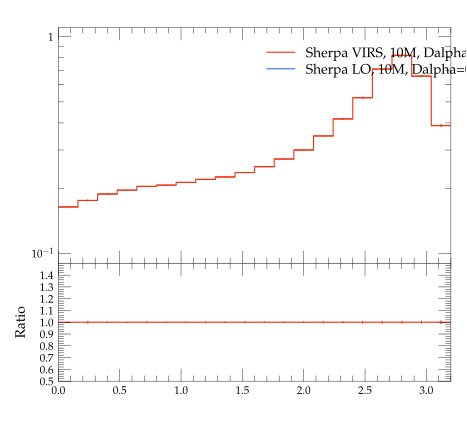

Here is the Python script that generated this plot:
#! /usr/bin/env python

# This Python script was auto-generated using YODA v2.0.0.
# Analysis object: /evtb/cutEg_tjg_dphi
# Timestamp: 16-04-2024 (10:08:55)

import matplotlib as mpl
import matplotlib.pyplot as plt
mpl.use('Agg') # comment out for interactive use
import os
import numpy as np

plotDir = os.path.split(os.path.realpath(__file__))[0]
if 'YODA_USER_PLOT_PATH' in globals():
    plot_outdir = globals()['YODA_USER_PLOT_PATH']
else:
    plot_outdir = plotDir

#plot style
plt.style.use(os.path.join(plotDir, '../default.mplstyle'))
# plot metadata
figW, figH = plt.rcParams['figure.figsize']
ax_xLabel = r''
ax_yLabel = r''
ax_title  = r''
ax_xScale = 'linear'
ax_yScale = 'log'
xLims = (0.0, 3.2)
yLims = (0.09000000000000001, 1.1)

# TeX-friendly labels for the legend
labels = [ r"Sherpa VIRS, 10M, Dalpha=0.01", r"Sherpa LO, 10M, Dalpha=0.01" ]

# Create figure and axis objects
fig, (ax, ratio0_ax) = plt.subplots(2, 1, sharex=True,
                  figsize=(figW,figH), gridspec_kw={'height_ratios': (2, 1)})
ratio0_ax.yaxis.set_major_locator(mpl.ticker.MultipleLocator(0.1))
ratio0_ax.set_ylim(0.5, 1.4999)
ratio0_ax.set_ylabel('Ratio')

# LineColor map: curve index -> color
linecolors = {0: '#EE3311', 1: '#3366FF'}
# the numerical data is stored in a separate file
dataf = dict()
prefix = os.path.split(__file__)[0]
if prefix:    prefix = prefix + '/'
exec(open(prefix+'cutEg_tjg_dphi__data.py').read(), dataf)


legend_handles = [] # keep track of handles for the legend

# style options for curves
# starts at zorder>=5 to draw curve on top of legend
styles = {
  'curve0': {
    'color' : linecolors[0],
    'linestyle' : '-',
    'marker' : 'o',
    'zorder' : 5,
    'histstyle' : True,
  },
  'curve1': {
    'color' : linecolors[1],
    'linestyle' : '-',
    'marker' : 'o',
    'zorder' : 6,
    'histstyle' : True,
  },
}
# curve from input yoda files in main panel
for label in dataf['yvals'].keys():
    if all(np.isnan(v) for v in dataf['yvals'][label]):
        continue
    tmp = None
    if styles[label]['histstyle']: # draw as histogram
        tmp, = ax.plot(dataf['xedges'], dataf['yedges'][label],
                       color=styles[label]['color'],
                       linestyle=styles[label]['linestyle'],
                       drawstyle='steps-pre', solid_joinstyle='miter',
                       zorder=styles[label]['zorder'], label=label)
        ax.errorbar(dataf['xpoints'], dataf['yvals'][label], color=styles[label]['color'],
                    xerr=dataf['xerrs'], yerr=[dataf['ydowns'][label], dataf['yups'][label]],
                    linestyle='none', zorder=styles[label]['zorder'])
    else: # draw as scatter
        tmp = ax.errorbar(dataf['xpoints'], dataf['yvals'][label],
                          xerr=dataf['xerrs'],
                          yerr=[ dataf['ydowns'][label],
                          dataf['yups'][label] ],
                          fmt=styles[label]['marker'],
                          ecolor=styles[label]['color'],
                          color=styles[label]['color'], zorder=2)
        tmp[-1][0].set_linestyle(styles[label]['linestyle'])
    legend_handles += [tmp]
    for varLabel in dataf['variation_yvals'].keys():
        if varLabel.startswith(label):
            tmp, = ax.plot(dataf['xedges'], dataf['variation_yvals'][varLabel],
                           color=styles[label]['color'],
                           linestyle=styles[label]['linestyle'],
                           drawstyle='steps-pre', solid_joinstyle='miter',
                           zorder=styles[label]['zorder'], alpha=0.5)


# plots on ratio panel
# curve from input yoda files in ratio panel
for label, yvals in dataf['ratio0_yvals'].items():
    if all(np.isnan(v) for v in yvals):
        continue
    if styles[label]['histstyle']: # plot as histogram
        ratio0_ax.plot(dataf['xedges'], yvals,
                       color=styles[label]['color'],
                       linestyle=styles[label]['linestyle'],
                       drawstyle='steps-pre', zorder=1,
                       solid_joinstyle='miter')
        ratio0_ax.vlines(dataf['xpoints'],
                         dataf['ratio0_ymin'][label],
                         dataf['ratio0_ymax'][label],
                         color=styles[label]['color'], zorder=1)
    else: # plot as scatter
        tmp = ratio0_ax.errorbar(dataf['xpoints'],
                                 yvals, xerr=dataf['xerrs'],
                                 yerr=dataf['ratio0_yerrs'][label],
                                 fmt=styles[label]['marker'],
                                 ecolor=styles[label]['color'],
                                 color=styles[label]['color'])
        tmp[-1][0].set_linestyle(styles[label]['linestyle'])

    for varlabel in dataf['ratio0_variation_vals'].keys():
        if varlabel.startswith(label):
            ratio0_ax.plot(dataf['xedges'],
                            dataf['ratio0_variation_vals'][varlabel],
                            color=styles[label]['color'],
                            linestyle=styles[label]['linestyle'],
                            drawstyle='steps-pre', solid_joinstyle='miter',
                            zorder=1, alpha=0.5)

legend_pos = (0.5, 0.97)
ax.legend(legend_handles, labels, loc='upper left', bbox_to_anchor=legend_pos)

# set plot metadata as defined above
ratio0_ax.set_xlabel(ax_xLabel)
ratio0_ax.xaxis.set_label_coords(1., -.15)
ax.set_ylabel(ax_yLabel, loc='top')
ax.set_title(ax_title, loc='left')
ax.set_xscale(ax_xScale)
ax.set_yscale(ax_yScale)
ax.set_xlim(xLims)
ax.set_ylim(yLims)

# tick formatting
plt.rcParams['xtick.top'] = True
plt.rcParams['ytick.right'] = True
ax.yaxis.set_major_locator(mpl.ticker.LogLocator(base=10.0, numticks=np.inf))
ax.yaxis.set_minor_locator(mpl.ticker.LogLocator(
                           base=10.0, subs=np.arange(0.1, 1, 0.1), numticks=np.inf))
fig.align_ylabels((ax, ratio0_ax))
plt.savefig(os.path.join(plot_outdir, 'cutEg_tjg_dphi.pdf'), format='PDF')
plt.savefig(os.path.join(plot_outdir, 'cutEg_tjg_dphi.png'), format='PNG')

plt.close(fig)
